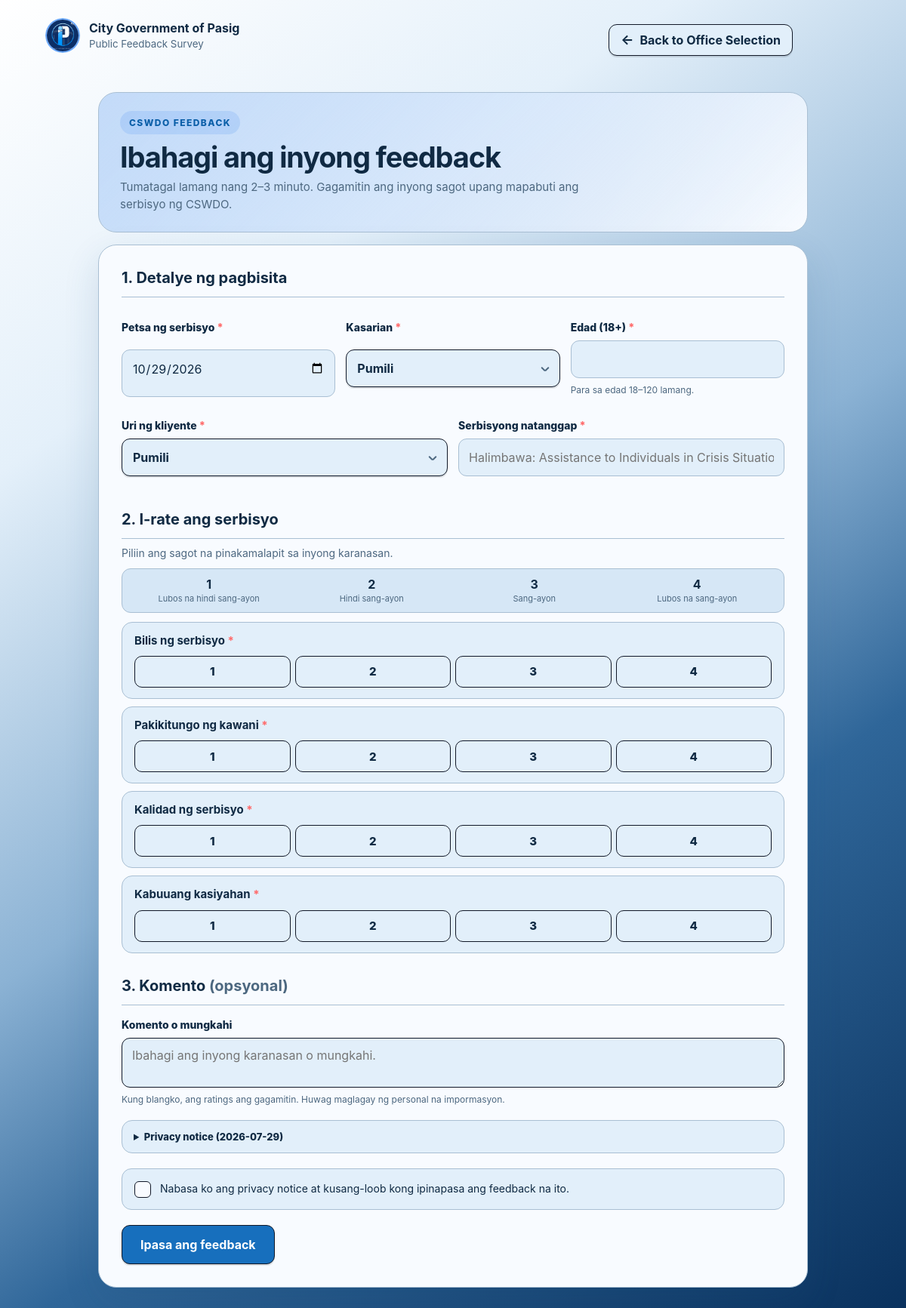
/survey.php?office=CSWDO, run on the app's committed database.
### tables this page shows
CREATE TABLE offices (
  id INT UNSIGNED AUTO_INCREMENT PRIMARY KEY,
  name VARCHAR(160) NOT NULL,
  code VARCHAR(20) NOT NULL UNIQUE,
  description VARCHAR(500) NULL,
  status ENUM('active','archived') NOT NULL DEFAULT 'active',
  created_at TIMESTAMP NOT NULL DEFAULT CURRENT_TIMESTAMP,
  updated_at TIMESTAMP NOT NULL DEFAULT CURRENT_TIMESTAMP ON UPDATE CURRENT_TIMESTAMP,
  INDEX idx_office_status (status)
);

### includes/functions.php (called while the page is built, shortened)
<?php
function e(mixed $value): string
{
    return htmlspecialchars((string)$value, ENT_QUOTES | ENT_SUBSTITUTE, 'UTF-8');
}
function app_url(string $path = ''): string
{
    $base = rtrim(APP_BASE_URL, '/');
    $projectRoot = realpath(__DIR__ . '/..');
    $documentRoot = isset($_SERVER['DOCUMENT_ROOT']) ? realpath((string)$_SERVER['DOCUMENT_ROOT']) : false;
    if ($projectRoot && $documentRoot) {
        $root = str_replace('\\', '/', rtrim($projectRoot, DIRECTORY_SEPARATOR));
        $doc = str_replace('\\', '/', rtrim($documentRoot, DIRECTORY_SEPARATOR));
        if (stripos($root, $doc) === 0) {
            $relative = trim(str_replace('\\', '/', substr($root, strlen($doc))), '/');
            $base = $relative === '' ? '' : '/' . $relative;
        }
    }
    return $base . ($path !== '' ? '/' . ltrim($path, '/') : '/');
}
function fetch_office_by_code(string $code): ?array
{
    $stmt = db()->prepare("SELECT * FROM offices WHERE code=? AND status='active' LIMIT 1");
    $stmt->execute([strtoupper(trim($code))]);
    return $stmt->fetch() ?: null;
}

### config/database.php (called while the page is built, shortened)
<?php
function db(): PDO
{
    $host = getenv('PASIG_DB_HOST') ?: '127.0.0.1';
    $port = getenv('PASIG_DB_PORT') ?: '3306';
    $name = getenv('PASIG_DB_NAME') ?: 'pasig_feedback_portal';
    $user = getenv('PASIG_DB_USER') ?: 'root';
    $pass = getenv('PASIG_DB_PASS') ?: '';
    $dsn = "mysql:host={$host};port={$port};dbname={$name};charset=utf8mb4";
    $pdo = new PDO($dsn, $user, $pass, [
        PDO::ATTR_ERRMODE => PDO::ERRMODE_EXCEPTION,
        PDO::ATTR_DEFAULT_FETCH_MODE => PDO::FETCH_ASSOC,
        PDO::ATTR_EMULATE_PREPARES => false,
    ]);
    $pdo->exec("SET time_zone = '+08:00'");
    return $pdo;
}

### survey.php (the view, shortened to what this page needs)
<?php
$office = fetch_office_by_code((string)($_GET['office'] ?? $_POST['office_code'] ?? ''));
?>
<nav class="public-nav"><a class="public-brand" href="<?= e(app_url()) ?>"><img class="seal" src="<?= e(app_url('assets/images/241304413_194220316131017_8817860418863376271_n.jpg')) ?>" alt="Pasig Public Information Office logo"><div><strong>City Government of Pasig</strong><small>Public Feedback Survey</small></div></a><div class="public-actions"><a class="btn secondary public-back" href="<?= e(app_url()) ?>"><span aria-hidden="true">←</span> Back to Office Selection</a></div></nav>
<div class="survey-shell"><div class="survey-banner"><span class="eyebrow"><?= e($office['code']) ?> FEEDBACK</span><h1>Ibahagi ang inyong feedback</h1><p class="muted survey-intro">Tumatagal lamang nang 2–3 minuto. Gagamitin ang inyong sagot upang mapabuti ang serbisyo ng CSWDO.</p></div>
<form method="post" class="survey-form"><input type="hidden" name="csrf_token" value="<?= e(csrf_token()) ?>"><input type="hidden" name="office_code" value="<?= e($office['code']) ?>">
<h2 class="section-title">1. Detalye ng pagbisita</h2>
<div class="form-row three">
  <div class="form-group survey-date-field">
    <label>Petsa ng serbisyo <span class="required">*</span></label>
    <div class="survey-date-control"><input type="date" name="visit_date" value="<?= e($_POST['visit_date'] ?? date('Y-m-d')) ?>" max="<?= e(date('Y-m-d')) ?>" required></div>
  </div>
  <div class="form-group"><label>Kasarian <span class="required">*</span></label></div>
  <div class="form-group"><label>Edad (18+) <span class="required">*</span></label><input type="number" min="18" max="120" name="age" value="<?= e($_POST['age'] ?? '') ?>" inputmode="numeric" required><div class="help">Para sa edad 18–120 lamang.</div></div>
</div>
<?php $serviceExample = $office['code'] === 'CSWDO' ? 'Halimbawa: Assistance to Individuals in Crisis Situation (AICS)' : 'Halimbawa: Serbisyong natanggap sa opisina'; ?>
<div class="form-row"><div class="form-group"><label>Uri ng kliyente <span class="required">*</span></label></div><div class="form-group"><label>Serbisyong natanggap <span class="required">*</span></label><input name="service_received" value="<?= e($_POST['service_received'] ?? '') ?>" placeholder="<?= e($serviceExample) ?>" required></div></div>
<h2 class="section-title">2. I-rate ang serbisyo</h2><p class="muted survey-instruction">Piliin ang sagot na pinakamalapit sa inyong karanasan.</p><div class="rating-guide" aria-label="Rating guide"><span><b>1</b>Lubos na hindi sang-ayon</span><span><b>2</b>Hindi sang-ayon</span><span><b>3</b>Sang-ayon</span><span><b>4</b>Lubos na sang-ayon</span></div><div class="rating-grid">
<?php $items=['timeliness'=>'Bilis ng serbisyo','client_handling'=>'Pakikitungo ng kawani','quality'=>'Kalidad ng serbisyo','overall'=>'Kabuuang kasiyahan']; foreach($items as $name=>$label): ?><div class="rating-item"><strong class="rating-question"><?= e($label) ?> <span class="required">*</span></strong><div class="rating-options"><?php for($i=1;$i<=4;$i++): ?><label><input type="radio" name="<?= e($name) ?>" value="<?= $i ?>" <?= ((int)($_POST[$name] ?? 0)===$i)?'checked':'' ?> required><span><?= $i ?></span></label><?php endfor; ?></div></div><?php endforeach; ?></div>
<h2 class="section-title">3. Komento <span class="muted">(opsyonal)</span></h2><div class="form-group"><label>Komento o mungkahi</label><textarea name="comment" maxlength="3000" placeholder="Ibahagi ang inyong karanasan o mungkahi."><?= e($_POST['comment'] ?? '') ?></textarea><div class="help">Kung blangko, ang ratings ang gagamitin. Huwag maglagay ng personal na impormasyon.</div></div>
<details class="privacy-notice"><summary>Privacy notice (<?= e(PRIVACY_NOTICE_VERSION) ?>)</summary></details>
<label class="checkbox-row"><input type="checkbox" name="consent" value="1" required><span>Nabasa ko ang privacy notice at kusang-loob kong ipinapasa ang feedback na ito.</span></label><button class="btn survey-submit" type="submit">Ipasa ang feedback</button></form></div>

### data on the page
offices: code "CSWDO", service_received "Halimbawa: Assistance to Individuals in Crisis Situation (AICS)"

### other printed values
$label "Bilis ng serbisyo"
$label "Pakikitungo ng kawani"
$label "Kalidad ng serbisyo"
$label "Kabuuang kasiyahan"
PRIVACY_NOTICE_VERSION "2026-07-29"
